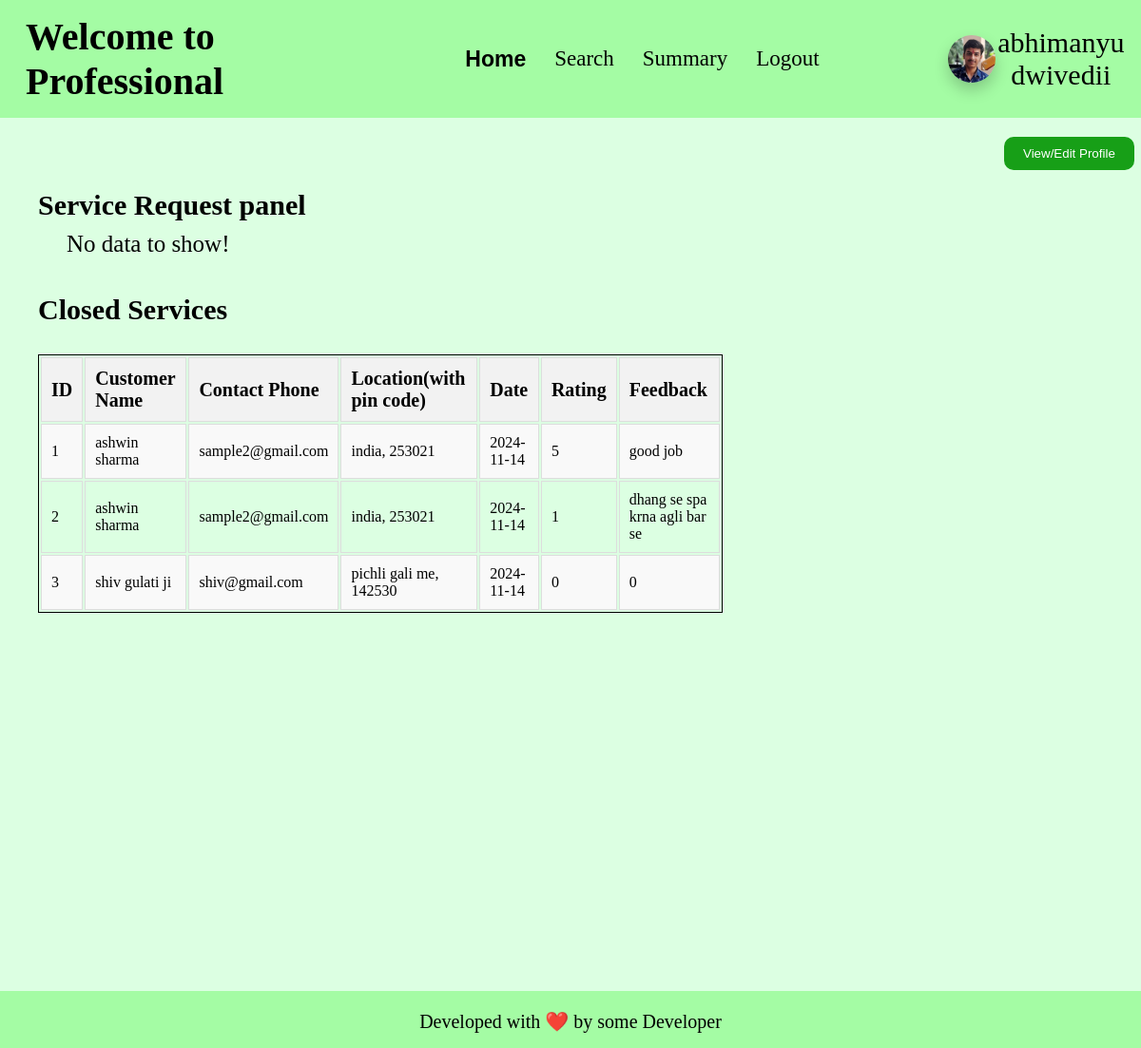
The app's page /professional_home/3, older data.
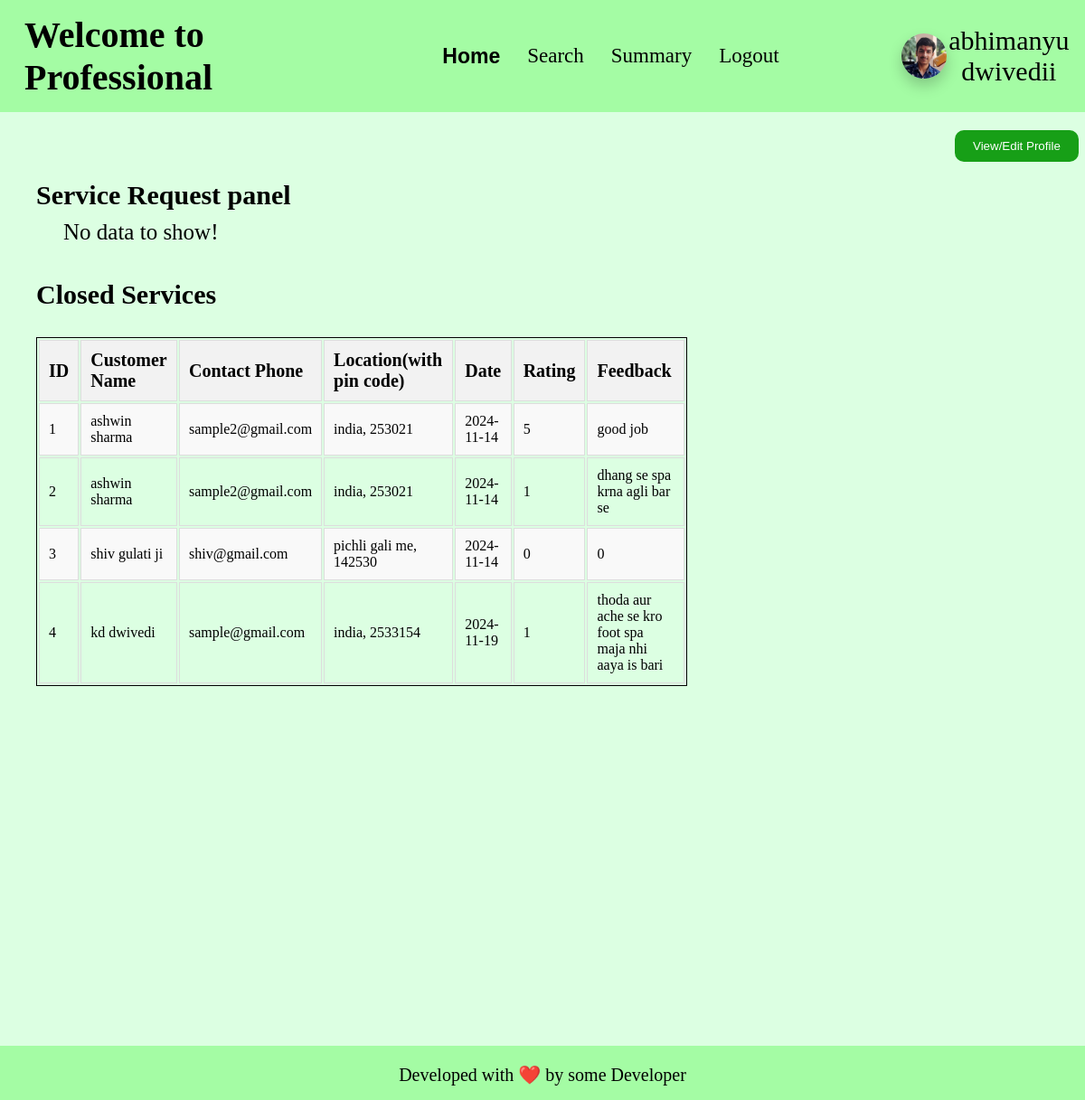
The same page, newer data.
### app.py (models this page shows)
class service_request(db.Model):
    __tablename__ = "service_request"
    id = db.Column(db.Integer, primary_key=True, autoincrement=True)
    service_id = db.Column(db.Integer, ForeignKey('service.id'), nullable=False)
    customer_id = db.Column(db.Integer, ForeignKey('customer.id'), nullable=False)
    professional_id = db.Column(db.Integer, ForeignKey('professional.id'), nullable=False)
    date_of_request = db.Column(db.Date, nullable=False)
    date_of_completion = db.Column(db.Date, default=False)
    service_status = db.Column(db.String, default=False)
    rstars = db.Column(db.Integer, default=False)
    rfeedback = db.Column(db.String, default=False)

class customer(db.Model):
    __tablename__ = "customer"
    id = db.Column(db.Integer, primary_key=True, autoincrement=True)
    email_id = db.Column(db.String, nullable=False)
    password = db.Column(db.String, nullable=False)
    fullname = db.Column(db.String, nullable=False)
    gender = db.Column(db.String, nullable=False)
    address = db.Column(db.String, nullable=False)
    pin_code = db.Column(db.Integer, nullable=False)
    blocked = db.Column(db.Boolean, default=False)
    service_requests = db.relationship('service_request', backref='customer', cascade='all, delete-orphan')

### app.py (the view)
@app.route('/professional_home/<int:id>', methods=['GET', 'POST'])
def prof_home(id):
    if request.method == 'GET':
        prof = professional.query.filter_by(id = id).first()
        if prof:
            if not prof.blocked:
                if not prof.request:
                    ser = service_request.query.join(professional, service_request.professional_id == professional.id).join(
                        customer, service_request.customer_id == customer.id).join(
                        service, service_request.service_id == service.id).filter(
                        service_request.professional_id == id,
                        service_request.service_status.in_(['requested', 'accepted']),
                        customer.blocked == False,
                        service.status == False
                    ).all()
                    ser_history = service_request.query.join(
                        professional, service_request.professional_id == professional.id).join(
                        customer, service_request.customer_id == customer.id).join(service, service_request.service_id == service.id).filter(
                        service_request.professional_id == id,
                        service_request.service_status.in_(['closed', 'rejected']),
                        customer.blocked == False,
                        service.status == False
                    ).all()
                    if ser: #Requests or service going on.
                        if ser_history: #if service history present.
                                return render_template("prof_home.html",
                                    professional = prof,
                                    request_details = ser,
                                    service_history = ser_history,
                                    )
                        else: #Service history not present
                            return render_template("prof_home.html",
                                    professional = prof,
                                    request_details = ser,
                                    service_history = ser_history,
                                    )
                    else: #No service requests, no service_history
                        return render_template("prof_home.html",
                                    professional = prof,
                                    request_details = ser,
                                    service_history = ser_history
                                    )
                else:
                    return redirect('/professional_login')
            else:
                return redirect('/professional_login')
        else:
            return redirect('/professional_login')

### templates/prof_home.html (shortened to what this page needs)
<!DOCTYPE html>
<html lang="en">
<head>
    <link rel="stylesheet" href="/static/css/profile-block.css">
    <link rel="stylesheet" href="/static/css/table-styling.css">
    <link rel="stylesheet" href="/static/css/basic.css">
</head>
<body>
    <header>
        <h1>Welcome to Professional</h1>
        <ul>
            <li><a class="active" href="/professional_home/{{professional.id}}">Home</a></li>
            <li><a href="/professional_search/{{professional.id}}">Search</a></li>
            <li><a href="/professional_summary/{{professional.id}}">Summary</a></li>
            <li><a href="/professional_logout/{{professional.id}}">Logout</a></li>
        </ul>
        <div id="user-info">
            <img id="user-pic" src="/static/anant-pic.jpg" alt="Profile Picture">
            <div>{{professional.fullname}}</div>
        </div>
    </header>
    <button id="edit_profile_button" onclick="gotoroute('/professional_home/view_profile/{{professional.id}}')">View/Edit Profile</button>
    <h2>Service Request panel</h2>
    {% if request_details %}
        <div class="tables">
            <table class="styled-table">
                <tr>
                    <th>ID</th>
                    <th>Customer Name</th>
                    <th>Email Id</th>
                    <th>Location(with pin code)</th>
                    <th>Action</th>
                </tr>
                {% for request in request_details %}
                    <tr>
                        <td>{{loop.index}}</td>
                        <td>{{request.customer.fullname}}</td>
                        <td>{{request.customer.email_id}}</td>
                        <td>{{request.customer.address}},{{request.customer.pin_code}}</td>
                        {% if request.service_status == 'requested' %}
                            <td>
                                <a href="/professional_home/service_action/accept/{{request.id}}">Accept</a>/
                                <a href="/professional_home/service_action/reject/{{request.id}}">Reject</a>
                            </td>
                        {% else %}
                            <td>accepted</td>
                        {% endif %}
                    </tr>
                {% endfor %}
            </table>
        </div>
    {% else %}
        <div id="no_data">No data to show!</div>
    {% endif %}
    <br>
    <h2>Closed Services</h2>
    {% if service_history %}
        <div class="tables">
            <table class="styled-table">
                <tr>
                    <th>ID</th>
                    <th>Customer Name</th>
                    <th>Contact Phone</th>
                    <th>Location(with pin code)</th>
                    <th>Date</th>
                    <th>Rating</th>
                    <th>Feedback</th>
                </tr>
                {% for ser_his in service_history %}
                    <tr>
                        <td>{{loop.index}}</td>
                        <td>{{ser_his.customer.fullname}}</td>
                        <td>{{ser_his.customer.email_id}}</td>
                        <td>{{ser_his.customer.address}}, {{ser_his.customer.pin_code}}</td>
                        <td>{{ser_his.date_of_completion}}</td>
                        <td>{{ser_his.rstars}}</td>
                        <td>{{ser_his.rfeedback}}</td>
                    </tr>
                {% endfor %}
            </table>
        </div>
    {% else %}
        <div id="no_data">No data to show!</div>
    {% endif %}
    <br>
    <footer>
        <p>
            Developed with ❤️ by some Developer
        </p>
    </footer>
</body>
</html>

Row changes from the older to the newer data that the page shows:
added service_request: customer.fullname "kd dwivedi", customer.email_id "sample@gmail.com", customer.address "india", customer.pin_code "2533154", date_of_completion "2024-11-19", rstars "1", rfeedback "thoda aur ache se kro foot spa maja nhi aaya is bari"
